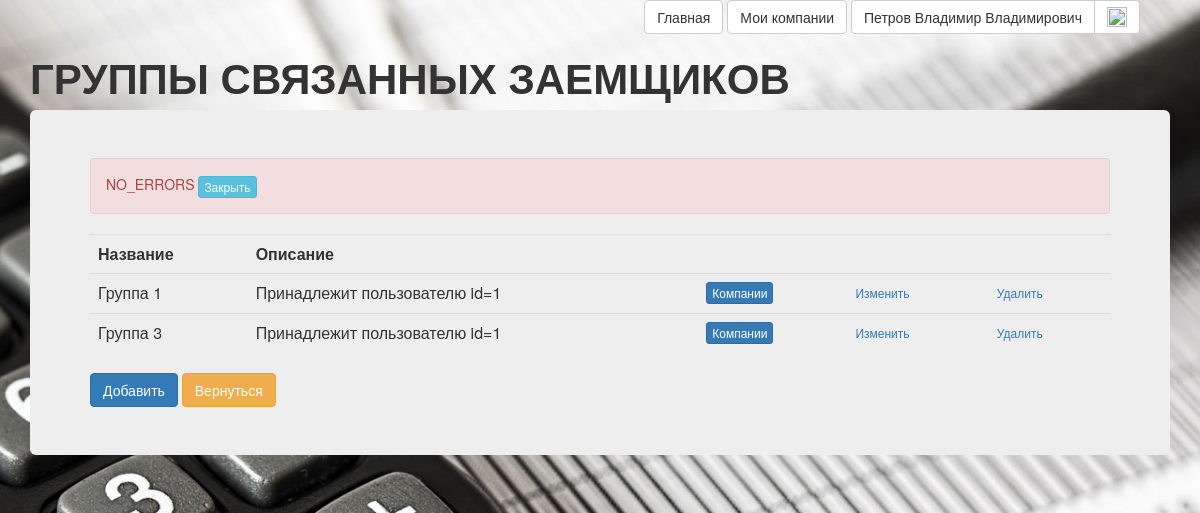
The page /cred_limit/gsz_list.php (signed in) on the database its author committed.
### tables this page shows
CREATE TABLE `users` (
  `id` bigint(20) UNSIGNED NOT NULL,
  `email` char(64) NOT NULL,
  `nickname` char(64) NOT NULL,
  `password` char(225) NOT NULL,
  `fullname` char(100) DEFAULT NULL,
  `newsletter` tinyint(1) DEFAULT NULL,
  `status_active` tinyint(1) NOT NULL
);

CREATE TABLE `gsz` (
  `Id` tinyint(2) UNSIGNED NOT NULL,
  `User_Id` bigint(20) UNSIGNED NOT NULL,
  `Brief_Name` char(30) DEFAULT NULL,
  `Full_Name` char(150) DEFAULT NULL
);

### registration/lib/common.php (called while the page is built, shortened)
<?php
function get_current_user_id()
{
	return $_SESSION['user_id'];
}
function db_user_find_by_id($dbh, $id)
{
	$query = 'SELECT * FROM users WHERE id=?';
	$stmt = mysqli_prepare($dbh, $query);
	mysqli_stmt_bind_param($stmt, 's', $id);
	if (mysqli_stmt_execute($stmt) === false)
		db_handle_error($dbh);
	$qr = mysqli_stmt_get_result($stmt);
	$result = mysqli_fetch_assoc($qr);
	return $result;
}

### cred_limit/script/cred_limit_scripts.php (called while the page is built, shortened)
<?php
function get_GSZ_set()
{
	$query = "SELECT * FROM `gsz` WHERE `User_Id`=".get_current_user_id()." ORDER BY `Brief_Name`";
	$GSZ_set = getTable($query);
	return $GSZ_set;
}
function get_error_message()
{
	if (isset($_GET['error']))
		return (ERROR_MESSAGE_PREFIX . '<strong>'.htmlspecialchars(urldecode($_GET['error'])).'.</strong>');
	else
		return NO_ERRORS_MESSAGE;
}

### script/finansist_scripts.php (called while the page is built, shortened)
<?php
require_once $_SERVER['DOCUMENT_ROOT'].'/registration/lib/common.php';
function getTable($query)
{
    global $mysqli;
    $result_set = $mysqli->query($query);
    $result = array();
    while (($row = $result_set->fetch_assoc()) !=false)
    {
        $result[]=$row;
    }
    return $result;
}
?>

### cred_limit/gsz_list.php (the view, shortened to what this page needs)
<?php
	require_once('./script/cred_limit_scripts.php');
	include_once ($_SERVER['DOCUMENT_ROOT'].'\registration\header_login.php');
	$GSZ_set = get_GSZ_set();
	$error_message = get_error_message();
?>
<!DOCTYPE html>
<html>
<head>
	<link href="/css/bootstrap.min.css" rel="stylesheet"/>
	<link href="/css/style.css" rel="stylesheet"/>
</head>
<body>
	<div class="container">
		<header>
			<h2 class="text | -center">ГРУППЫ СВЯЗАННЫХ ЗАЕМЩИКОВ</h2>
	</header>
		<div class="jumbotron">
			<div id="error_message_div" class="alert alert-danger" role="alert">
				<span id="error_message"><?=$error_message?></span>
				<button id="btnError_message" type="button" class="btn btn-info btn-xs">Закрыть</button>
			</div>
			<table class="table">
				<tr><th>Название</th><th>Описание</th><th></th><th></th><th></th></tr>
				<?php
					foreach ($GSZ_set as $GSZ) {
						$id = $GSZ['Id']; ?>
				<tr>
					<td><?=$GSZ['Brief_Name']?></td>
					<td><?=$GSZ['Full_Name']?></td>
					<td><a class="btn btn-primary btn-xs" href="<?=HTML_PATH_COMPANY_LIST_FORM?>?GSZ_Id=<?=$id?>">Компании</a></td>
					<td><a class="btn btn-link btn-xs" href="<?=HTML_PATH_GSZ_EDIT_FORM?>?GSZ_Id=<?=$id?>">Изменить</a></td>
					<td><a class="btn btn-link btn-xs" href="<?=HTML_PATH_GSZ_DELETE_FORM?>?GSZ_Id=<?=$id?>">Удалить</a></td>
				</tr>
				<?php
					}
				?>
			</table>
			<a class="btn btn-primary" href="<?=HTML_PATH_GSZ_ADD_FORM?>">Добавить</a>
			<a class="btn btn-warning" href="limit.html">Вернуться</a>
		</div>
	</div>
</body>
</html>

### registration/header_login.php (shortened to what this page needs)
<?php
$dbh = db_connect();
$current_user = db_user_find_by_id($dbh, get_current_user_id());
?>
<html>
<div align="right" style="margin-right:5%" class="wrapper">
		<?php if ($current_user): ?>
			<a href="../" class="btn btn-default">Главная</a>
			<a href="../registration\users_company.php" class="btn btn-default">Мои компании</a>
			<div class="btn-group">
			  <a href="../registration/users_setting.php" title="Настройки профиля" class="btn btn-default"><?= $current_user['fullname'] ?></a>
			  <a href="../registration/logout.php" title="Выход" class="btn btn-default"><img width="20" height="20" src="../img/Out.png"></a>
			</div>
		<?php endif; ?>
</div>
</html>

### css/style.css (style rules this page uses)
body { background-image: url(../img/bg.jpg); height: 100%; background-repeat: no-repeat; background-size: cover; }
h2 { font-size: 42px; font-style: normal; font-weight: 700; text-transform: uppercase; }
table { border-spacing: 0px 10px; margin-bottom: 20px; }
td, th { padding-left: 10px; padding-right: 10px; vertical-align: top; word-wrap:break-word; }
.jumbotron { text-align: left; }

### rows shown on the page
users: fullname "Петров Владимир Владимирович"
gsz: Brief_Name "Группа 1", Full_Name "Принадлежит пользователю id=1"
gsz: Brief_Name "Группа 3", Full_Name "Принадлежит пользователю id=1"

### other values the page prints
$error_message "NO_ERRORS"
